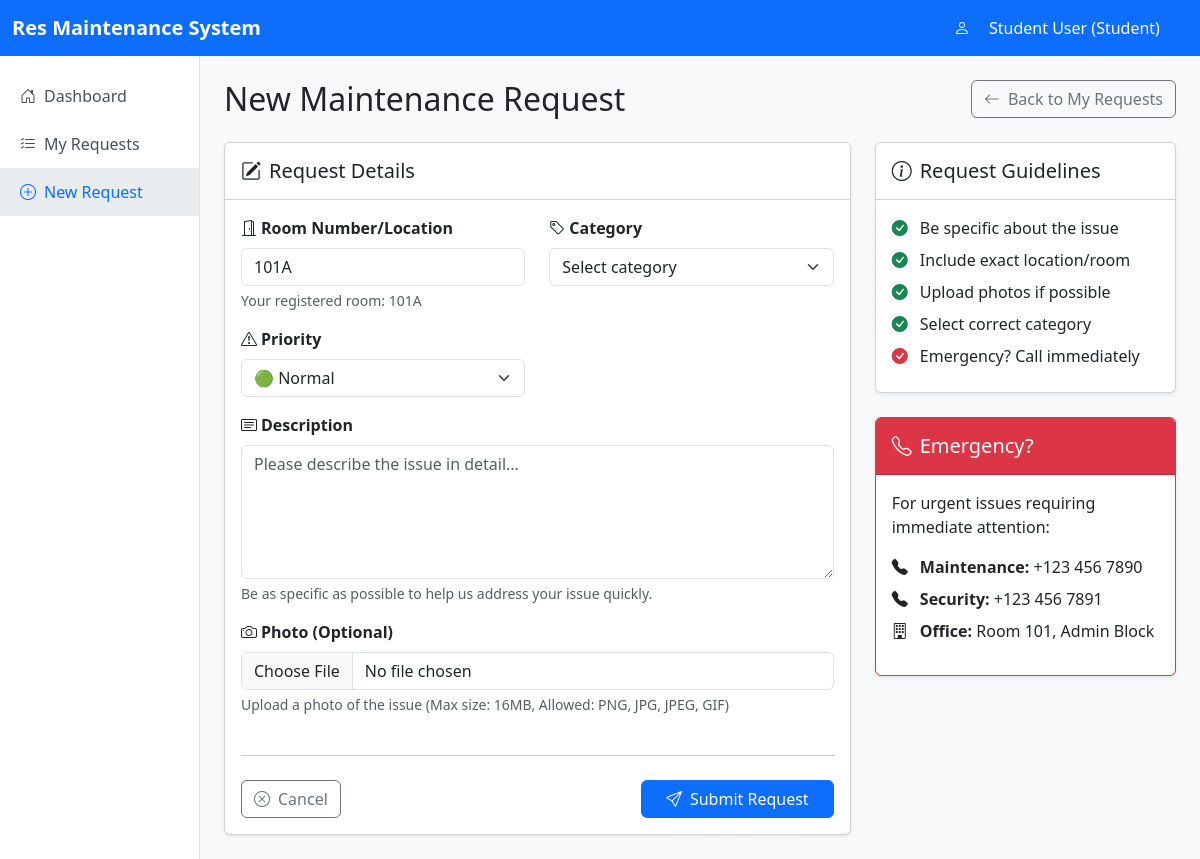
The page /new_request (signed in) on the database its author committed.
### app.py (models this page shows, shortened)
class User(UserMixin, db.Model):
    id = db.Column(db.Integer, primary_key=True)
    full_name = db.Column(db.String(100))
    email = db.Column(db.String(120), unique=True)
    password_hash = db.Column(db.String(200))
    role = db.Column(db.String(20))
    room_number = db.Column(db.String(20), nullable=True)
    created_at = db.Column(db.DateTime, default=datetime.utcnow)
    def unread_notifications_count(self):
        return self.notifications.filter_by(is_read=False).count()

### app.py (the view, shortened to what this page needs)
@app.route('/new_request', methods=['GET', 'POST'])
@login_required
def new_request():
    if current_user.role != "student":
        flash("Only students can submit requests.", "danger")
        return redirect(url_for("my_requests"))
    return render_template('student/new_request.html', default_room=current_user.room_number)

### app.py (called while the page is built)
@app.context_processor
def inject_notifications():
    if not current_user.is_authenticated:
        return {'unread_count': 0, 'has_unread': False}
    unread_count = current_user.unread_notifications_count()
    return {'unread_count': unread_count, 'has_unread': unread_count > 0}

@login_manager.user_loader
def load_user(user_id):
    return User.query.get(int(user_id))

### templates/student/new_request.html (shortened to what this page needs)
<!DOCTYPE html>
<html lang="en">
<head>
    <link href="https://cdn.jsdelivr.net/npm/bootstrap@5.3.2/dist/css/bootstrap.min.css" rel="stylesheet">
    <link href="https://cdn.jsdelivr.net/npm/bootstrap-icons@1.11.3/font/bootstrap-icons.css" rel="stylesheet">
</head>
<body>
<nav class="navbar navbar-expand navbar-dark bg-primary">
    <div class="container-fluid">
        <a class="navbar-brand" href="#">Res Maintenance System</a>
        <div class="dropdown">
            <a class="d-flex align-items-center text-decoration-none dropdown-toggle" href="#" data-bs-toggle="dropdown">
                <div class="bg-primary text-white rounded-circle d-flex align-items-center justify-content-center me-2" style="width:38px;height:38px;">
                    <i class="bi bi-person"></i>
                </div>
                <div class="d-none d-md-block">
                    <span class="text-white me-3">{{ current_user.full_name }} ({{ current_user.role.title() }})</span>
                </div>
            </a>
        </div>
    </div>
</nav>
<div class="d-flex">
    <div class="sidebar col-12 col-md-3 col-lg-2 p-0">
        <ul class="nav flex-column pt-3">
            <li class="nav-item">
                <a class="nav-link" href="{{ url_for('dashboard') }}">
                    <i class="bi bi-house-door me-2"></i>Dashboard
                </a>
            </li>
            <li class="nav-item">
                <a class="nav-link" href="{{ url_for('my_requests') }}">
                    <i class="bi bi-list-check me-2"></i>My Requests
                </a>
            </li>
            <li class="nav-item">
                <a class="nav-link active" href="{{ url_for('new_request') }}">
                    <i class="bi bi-plus-circle me-2"></i>New Request
                </a>
            </li>
        </ul>
    </div>
    <main class="col-12 col-md-9 col-lg-10 p-4">
        <div class="d-flex justify-content-between align-items-center mb-4">
            <h2 class="mb-0">New Maintenance Request</h2>
            <a href="{{ url_for('my_requests') }}" class="btn btn-outline-secondary">
                <i class="bi bi-arrow-left me-2"></i>Back to My Requests
            </a>
        </div>
        <div class="row">
            <div class="col-lg-8">
                <div class="card shadow-sm">
                    <div class="card-header bg-white py-3">
                        <h5 class="card-title mb-0">
                            <i class="bi bi-pencil-square me-2"></i>Request Details
                        </h5>
                    </div>
                    <div class="card-body">
                        <form method="POST" action="{{ url_for('new_request') }}" enctype="multipart/form-data">
                            <div class="row">
                                <div class="col-md-6 mb-3">
                                    <label class="form-label fw-semibold">
                                                        <i class="bi bi-door-open me-1"></i>Room Number/Location
                                                    </label>
                                    <input type="text" class="form-control" name="room_number"
                                           value="{{ default_room }}"
                                           placeholder="e.g. B204, Room 101" required>
                                    <div class="form-text">Your registered room: {{ current_user.room_number }}</div>
                                </div>
                                <div class="col-md-6 mb-3">
                                    <label class="form-label fw-semibold">
                                        <i class="bi bi-tag me-1"></i>Category
                                    </label>
                                    <select class="form-select" name="category" required>
                                        <option value="" disabled selected>Select category</option>
                                    </select>
                                </div>
                                <div class="col-md-6 mb-3">
                                    <label class="form-label fw-semibold">
                                        <i class="bi bi-exclamation-triangle me-1"></i>Priority
                                    </label>
                                    <select class="form-select" name="priority" required>
                                        <option value="Normal" selected>🟢 Normal</option>
                                    </select>
                                </div>
                                <div class="col-12 mb-3">
                                    <label class="form-label fw-semibold">
                                        <i class="bi bi-card-text me-1"></i>Description
                                    </label>
                                    <textarea class="form-control" name="description" rows="5"
                                              placeholder="Please describe the issue in detail..." required></textarea>
                                    <div class="form-text">Be as specific as possible to help us address your issue quickly.</div>
                                </div>
                                <div class="col-12 mb-3">
                                    <label class="form-label fw-semibold">
                                        <i class="bi bi-camera me-1"></i>Photo (Optional)
                                    </label>
                                    <input type="file" class="form-control" name="photo" id="photoInput"
                                           accept="image/png, image/jpeg, image/jpg, image/gif">
                                    <div class="form-text">Upload a photo of the issue (Max size: 16MB, Allowed: PNG, JPG, JPEG, GIF)</div>
                                </div>
                            </div>
                            <hr class="my-4">
                            <div class="d-flex justify-content-between">
                                <button type="button" class="btn btn-outline-secondary" onclick="window.history.back()">
                                    <i class="bi bi-x-circle me-2"></i>Cancel
                                </button>
                                <button type="submit" class="btn btn-primary px-4">
                                    <i class="bi bi-send me-2"></i>Submit Request
                                </button>
                            </div>
                        </form>
                    </div>
                </div>
            </div>
            <div class="col-lg-4">
                <div class="card shadow-sm mb-4">
                    <div class="card-header bg-white py-3">
                        <h5 class="card-title mb-0">
                            <i class="bi bi-info-circle me-2"></i>Request Guidelines
                        </h5>
                    </div>
                    <div class="card-body">
                        <ul class="list-unstyled mb-0">
                            <li class="mb-2">
                                <i class="bi bi-check-circle-fill text-success me-2"></i>
                                Be specific about the issue
                            </li>
                            <li class="mb-2">
                                <i class="bi bi-check-circle-fill text-success me-2"></i>
                                Include exact location/room
                            </li>
                            <li class="mb-2">
                                <i class="bi bi-check-circle-fill text-success me-2"></i>
                                Upload photos if possible
                            </li>
                            <li class="mb-2">
                                <i class="bi bi-check-circle-fill text-success me-2"></i>
                                Select correct category
                            </li>
                            <li class="mb-2">
                                <i class="bi bi-check-circle-fill text-danger me-2"></i>
                                Emergency? Call immediately
                            </li>
                        </ul>
                    </div>
                </div>
                <div class="card shadow-sm border-danger">
                    <div class="card-header bg-danger text-white py-3">
                        <h5 class="card-title mb-0">
                            <i class="bi bi-telephone me-2"></i>Emergency?
                        </h5>
                    </div>
                    <div class="card-body">
                        <p class="card-text">For urgent issues requiring immediate attention:</p>
                        <ul class="list-unstyled">
                            <li class="mb-2">
                                <i class="bi bi-telephone-fill me-2"></i>
                                <strong>Maintenance:</strong> +123 456 7890
                            </li>
                            <li class="mb-2">
                                <i class="bi bi-telephone-fill me-2"></i>
                                <strong>Security:</strong> +123 456 7891
                            </li>
                            <li class="mb-2">
                                <i class="bi bi-building me-2"></i>
                                <strong>Office:</strong> Room 101, Admin Block
                            </li>
                        </ul>
                    </div>
                </div>
            </div>
        </div>
    </main>
</div>
</body>
</html>

### templates/student/new_request.html (style rules this page uses)
body { min-height: 100vh; background-color: #f8f9fa; }
.sidebar { min-height: calc(100vh - 56px); background-color: #ffffff; border-right: 1px solid #dee2e6; }
.nav-link { color: #495057; padding: 0.75rem 1.25rem; }
.nav-link:hover, .nav-link.active { background-color: #e9ecef; color: #0d6efd; }
.navbar-brand { font-weight: 600; }

### rows shown on the page
User: full_name "Student User", role "Student", room_number "101A"
